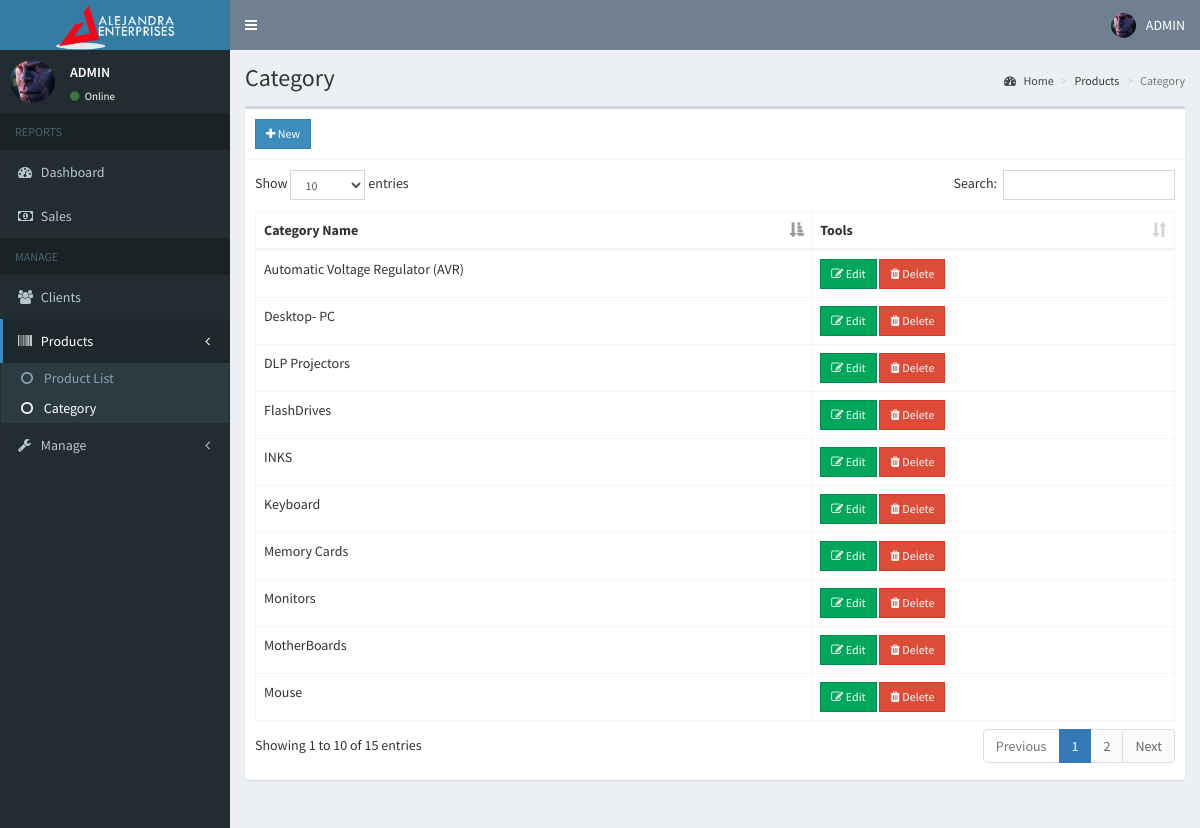
The app's page /admin/category.php (signed in) with its own data.
### tables this page shows
CREATE TABLE `users` (
  `id` int(11) NOT NULL,
  `email` varchar(200) NOT NULL,
  `password` varchar(60) NOT NULL,
  `type` int(1) NOT NULL,
  `firstname` varchar(50) NOT NULL,
  `lastname` varchar(50) NOT NULL,
  `company` varchar(255) NOT NULL,
  `address` text NOT NULL,
  `contact_info` varchar(100) NOT NULL,
  `photo` varchar(200) NOT NULL,
  `status` int(1) NOT NULL,
  `activate_code` varchar(15) NOT NULL,
  `reset_code` varchar(15) NOT NULL,
  `created_on` date NOT NULL
);

CREATE TABLE `category` (
  `id` int(11) NOT NULL,
  `name` varchar(100) NOT NULL,
  `cat_slug` varchar(150) NOT NULL
);

### admin/includes/session.php (called while the page is built, shortened)
<?php
	include '../includes/conn.php';
	$conn = $pdo->open();
	$stmt = $conn->prepare("SELECT * FROM users WHERE id=:id");
	$stmt->execute(['id'=>$_SESSION['admin']]);
	$admin = $stmt->fetch();
?>

### admin/category.php (the view, shortened to what this page needs)
<?php include 'includes/session.php'; ?>
<?php include 'includes/header.php'; ?>
<body class="hold-transition skin-blue sidebar-mini">
<div class="wrapper">
  <?php include 'includes/navbar.php'; ?>
  <?php include 'includes/menubar.php'; ?>
  <div class="content-wrapper">
    <section class="content-header">
      <h1>
        Category
      </h1>
      <ol class="breadcrumb">
        <li><a href="#"><i class="fa fa-dashboard"></i> Home</a></li>
        <li>Products</li>
        <li class="active">Category</li>
      </ol>
    </section>
    <section class="content">
      <div class="row">
        <div class="col-xs-12">
          <div class="box">
            <div class="box-header with-border">
              <a href="#addnew" data-toggle="modal" class="btn btn-primary btn-sm btn-flat"><i class="fa fa-plus"></i> New</a>
            </div>
            <div class="box-body">
              <table id="example1" class="table table-bordered">
                <thead>
                  <th>Category Name</th>
                  <th>Tools</th>
                </thead>
                <tbody>
                  <?php
                    $conn = $pdo->open();
                    try{
                      $stmt = $conn->prepare("SELECT * FROM category");
                      $stmt->execute();
                      foreach($stmt as $row){
                        echo "
                          <tr>
                            <td>".$row['name']."</td>
                            <td>
                              <button class='btn btn-success btn-sm edit btn-flat' data-id='".$row['id']."'><i class='fa fa-edit'></i> Edit</button>
                              <button class='btn btn-danger btn-sm delete btn-flat' data-id='".$row['id']."'><i class='fa fa-trash'></i> Delete</button>
                            </td>
                          </tr>
                        ";
                      }
                    }
                    catch(PDOException $e){
                      echo $e->getMessage();
                    }
                  ?>
                </tbody>
              </table>
            </div>
          </div>
        </div>
      </div>
    </section>
  </div>
</div>
</body>
</html>

### admin/includes/navbar.php (shortened to what this page needs)
<header class="main-header">
  <a href="#" class="logo">
   <img src="../images/received_265696521033429.png" width="120px">
  </a>
  <nav class="navbar navbar-static-top">
    <a href="#" class="sidebar-toggle" data-toggle="push-menu" role="button">
    </a>
    <div class="navbar-custom-menu">
      <ul class="nav navbar-nav">
        <li class="dropdown user user-menu">
          <a href="#" class="dropdown-toggle" data-toggle="dropdown">
            <img src="<?php echo (!empty($admin['photo'])) ? '../images/'.$admin['photo'] : '../images/profile.jpg'; ?>" class="user-image" alt="User Image">
            <span class="hidden-xs">ADMIN</span>
          </a>
        </li>
      </ul>
    </div>
  </nav>
</header>

### admin/includes/menubar.php (shortened to what this page needs)
<aside class="main-sidebar">
  <section class="sidebar">
    <div class="user-panel">
      <div class="pull-left image">
        <img src="<?php echo (!empty($admin['photo'])) ? '../images/'.$admin['photo'] : '../images/profile.jpg'; ?>" class="img-circle" alt="User Image">
      </div>
      <div class="pull-left info">
        <p>ADMIN</p>
        <a><i class="fa fa-circle text-success"></i> Online</a>
      </div>
    </div>
    <ul class="sidebar-menu" data-widget="tree">
      <li class="header">REPORTS</li>
      <li><a href="home.php"><i class="fa fa-dashboard"></i> <span>Dashboard</span></a></li>
      <li><a href="reports.php"><i class="fa fa-money"></i> <span>Sales</span></a></li>
      <li class="header">MANAGE</li>
      <li><a href="users.php"><i class="fa fa-users"></i> <span>Clients</span></a></li>
      <li class="treeview">
        <a href="#">
          <i class="fa fa-barcode"></i>
          <span>Products</span>
          <span class="pull-right-container">
            <i class="fa fa-angle-left pull-right"></i>
          </span>
        </a>
        <ul class="treeview-menu">
          <li><a href="products.php"><i class="fa fa-circle-o"></i> Product List</a></li>
          <li><a href="category.php"><i class="fa fa-circle-o"></i> Category</a></li>
        </ul>
      </li>
       <li class="treeview">
        <a href="#">
          <i class="fa fa-wrench"></i>
          <span>Manage</span>
          <span class="pull-right-container">
            <i class="fa fa-angle-left pull-right"></i>
          </span>
        </a>
  </li>
  </section>
</aside>

### records on screen
users: photo (picture)
category: name "Desktop- PC"
category: name "DLP Projectors"
category: name "Monitors"
category: name "Memory Cards"
category: name "MotherBoards"
category: name "Keyboard"
category: name "INKS"
category: name "Automatic Voltage Regulator (AVR)"
category: name "FlashDrives"
category: name "Mouse"
